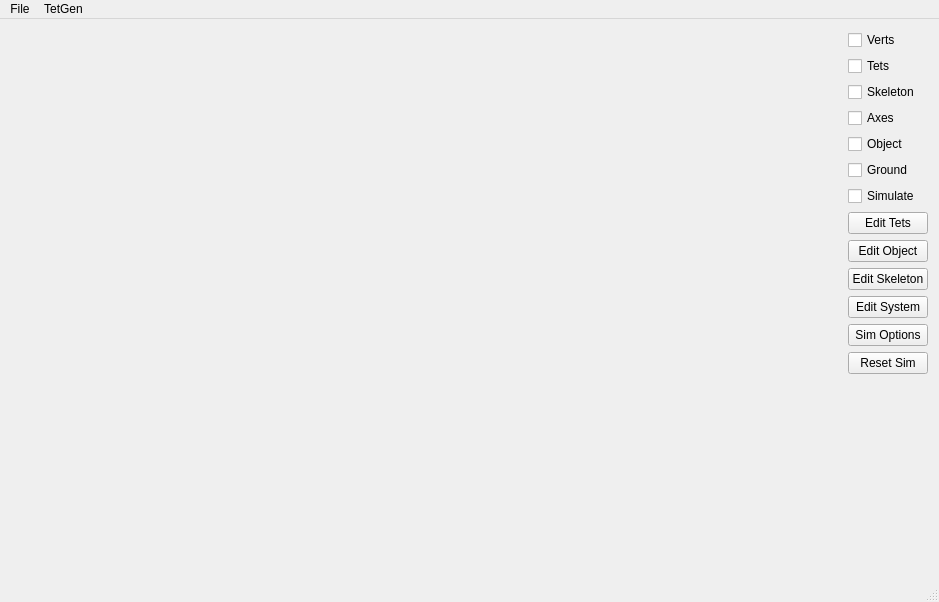
<?xml version="1.0" encoding="UTF-8"?>
<ui version="4.0">
 <class>MainWindow</class>
 <widget class="QMainWindow" name="MainWindow">
  <property name="geometry">
   <rect>
    <x>0</x>
    <y>0</y>
    <width>939</width>
    <height>602</height>
   </rect>
  </property>
  <property name="windowTitle">
   <string>ModelsToLife</string>
  </property>
  <widget class="QWidget" name="centralWidget">
   <layout class="QHBoxLayout" name="horizontalLayout">
    <item>
     <widget class="GLWidget" name="widget" native="true">
      <property name="sizePolicy">
       <sizepolicy hsizetype="Expanding" vsizetype="Preferred">
        <horstretch>0</horstretch>
        <verstretch>0</verstretch>
       </sizepolicy>
      </property>
     </widget>
    </item>
    <item>
     <layout class="QVBoxLayout" name="verticalLayout">
      <item>
       <widget class="QCheckBox" name="checkBox_showVerts">
        <property name="toolTip">
         <string>Show or hide vertices.</string>
        </property>
        <property name="text">
         <string>Verts</string>
        </property>
       </widget>
      </item>
      <item>
       <widget class="QCheckBox" name="checkBox_showTets">
        <property name="toolTip">
         <string>Show or hide tetrahedra.</string>
        </property>
        <property name="text">
         <string>Tets</string>
        </property>
       </widget>
      </item>
      <item>
       <widget class="QCheckBox" name="checkBox_showSkeleton">
        <property name="toolTip">
         <string>Show or hide the skeleton.</string>
        </property>
        <property name="text">
         <string>Skeleton</string>
        </property>
       </widget>
      </item>
      <item>
       <widget class="QCheckBox" name="checkBox_showAxes">
        <property name="toolTip">
         <string>Show or hide the axes.</string>
        </property>
        <property name="text">
         <string>Axes</string>
        </property>
       </widget>
      </item>
      <item>
       <widget class="QCheckBox" name="checkBox_showObject">
        <property name="toolTip">
         <string>Show or hide the object.</string>
        </property>
        <property name="text">
         <string>Object</string>
        </property>
       </widget>
      </item>
      <item>
       <widget class="QCheckBox" name="checkBox_showGround">
        <property name="toolTip">
         <string>Show or hide the ground.</string>
        </property>
        <property name="text">
         <string>Ground</string>
        </property>
       </widget>
      </item>
      <item>
       <widget class="QCheckBox" name="checkBox_simulate">
        <property name="toolTip">
         <string>Start or stop simulation.</string>
        </property>
        <property name="text">
         <string>Simulate</string>
        </property>
       </widget>
      </item>
      <item>
       <widget class="QPushButton" name="pushButton_addTet">
        <property name="toolTip">
         <string>Change things related to tetrahedra, vertices, etc...</string>
        </property>
        <property name="text">
         <string>Edit Tets</string>
        </property>
       </widget>
      </item>
      <item>
       <widget class="QPushButton" name="pushButton_editObj">
        <property name="toolTip">
         <string>Change things related to the object model.</string>
        </property>
        <property name="text">
         <string>Edit Object</string>
        </property>
       </widget>
      </item>
      <item>
       <widget class="QPushButton" name="pushButton_editSkeleton">
        <property name="toolTip">
         <string>Change things related to the bones inside the tetrahedra.</string>
        </property>
        <property name="text">
         <string>Edit Skeleton</string>
        </property>
       </widget>
      </item>
      <item>
       <widget class="QPushButton" name="pushButton_editSystem">
        <property name="toolTip">
         <string>Translate or rotate the system as a whole.</string>
        </property>
        <property name="text">
         <string>Edit System</string>
        </property>
       </widget>
      </item>
      <item>
       <widget class="QPushButton" name="pushButton_simOptions">
        <property name="toolTip">
         <string>Change simulation parameters.</string>
        </property>
        <property name="text">
         <string>Sim Options</string>
        </property>
       </widget>
      </item>
      <item>
       <widget class="QPushButton" name="pushButton_resetSim">
        <property name="toolTip">
         <string>Restart the simulation.</string>
        </property>
        <property name="text">
         <string>Reset Sim</string>
        </property>
       </widget>
      </item>
      <item>
       <spacer name="verticalSpacer">
        <property name="orientation">
         <enum>Qt::Vertical</enum>
        </property>
        <property name="sizeHint" stdset="0">
         <size>
          <width>20</width>
          <height>40</height>
         </size>
        </property>
       </spacer>
      </item>
     </layout>
    </item>
   </layout>
  </widget>
  <widget class="QStatusBar" name="statusBar"/>
  <widget class="QMenuBar" name="menuBar">
   <property name="geometry">
    <rect>
     <x>0</x>
     <y>0</y>
     <width>939</width>
     <height>22</height>
    </rect>
   </property>
   <widget class="QMenu" name="menuFile">
    <property name="title">
     <string>File</string>
    </property>
    <addaction name="actionOpen"/>
    <addaction name="actionSave"/>
    <addaction name="actionOpen_Object"/>
    <addaction name="actionOpen_All"/>
    <addaction name="actionSave_All"/>
   </widget>
   <widget class="QMenu" name="menuTetGen">
    <property name="title">
     <string>TetGen</string>
    </property>
    <addaction name="actionCreate_tets_from_ply"/>
   </widget>
   <addaction name="menuFile"/>
   <addaction name="menuTetGen"/>
  </widget>
  <action name="actionSave">
   <property name="text">
    <string>Save Tet File...</string>
   </property>
  </action>
  <action name="actionOpen">
   <property name="text">
    <string>Open Tet File...</string>
   </property>
  </action>
  <action name="actionOpen_Object">
   <property name="text">
    <string>Import Object...</string>
   </property>
  </action>
  <action name="actionSave_All">
   <property name="text">
    <string>Save All...</string>
   </property>
  </action>
  <action name="actionOpen_All">
   <property name="text">
    <string>Open All...</string>
   </property>
  </action>
  <action name="actionCreate_tets_from_ply">
   <property name="text">
    <string>Import tetgen files</string>
   </property>
  </action>
 </widget>
 <layoutdefault spacing="6" margin="11"/>
 <customwidgets>
  <customwidget>
   <class>GLWidget</class>
   <extends>QWidget</extends>
   <header>glwidget.hpp</header>
   <container>1</container>
  </customwidget>
 </customwidgets>
 <resources/>
 <connections/>
</ui>
